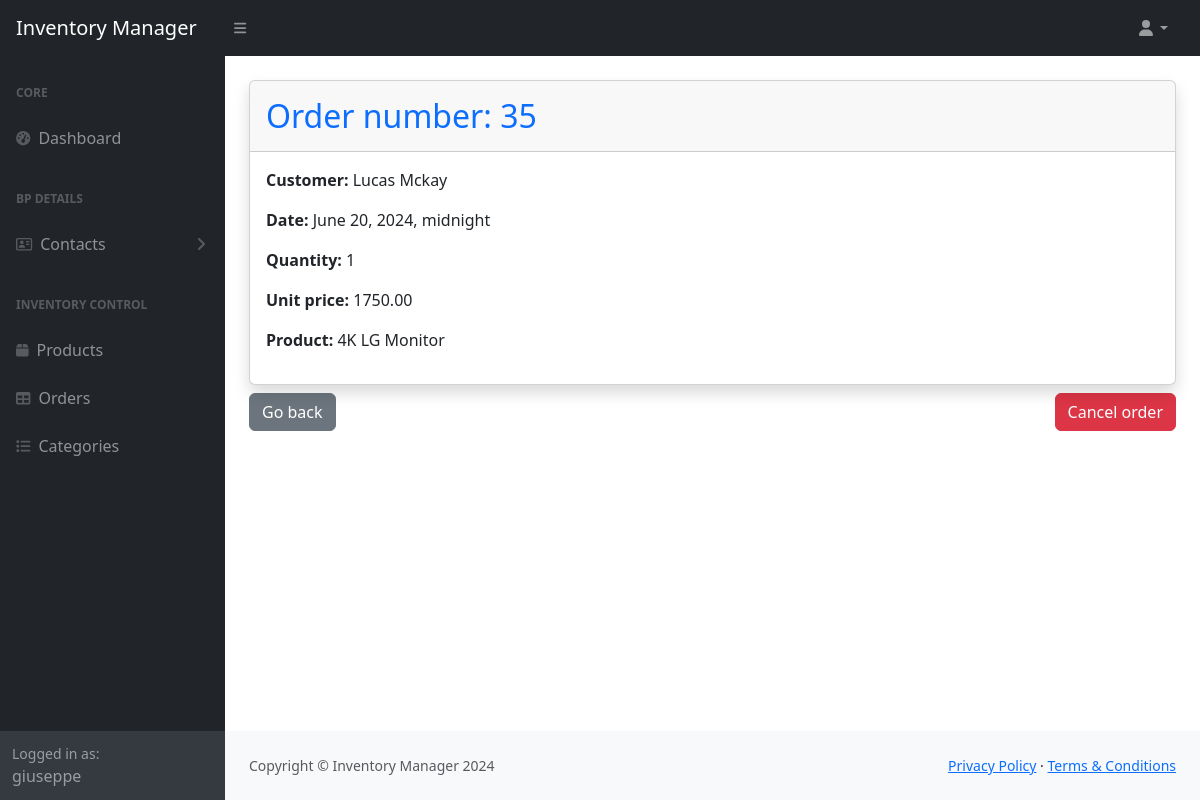
Page /order/35/ (signed in) on the committed database.
### inventorymanager/models.py (models this page shows, shortened)
class Order(models.Model):
    order_date = models.DateTimeField(default=timezone.now)
    customer = models.ForeignKey(Customer, on_delete=models.CASCADE, related_name="orders")

class Customer(models.Model):
    first_name = models.CharField(max_length=75, null = False)
    last_name = models.CharField(max_length=75, null = False)
    email = models.CharField(max_length=75)
    phone = models.CharField(max_length=15)
    def __str__(self):
        return f'{self.first_name} {self.last_name}'

class OrderItem(models.Model):
    product = models.ForeignKey(Product, on_delete=models.CASCADE, related_name="product_items")
    order = models.ForeignKey(Order, on_delete=models.CASCADE, related_name="order_items")
    quantity = models.PositiveIntegerField()
    unit_price = models.DecimalField(max_digits=10, decimal_places=2)

class Product(models.Model):
    name = models.CharField(max_length=140, null = False)
    description = models.CharField(max_length=75)
    unit_cost = models.FloatField(null = False)
    quantity_in_stock = models.IntegerField(null=False)
    category = models.ForeignKey(Category, on_delete=models.CASCADE, related_name="products")
    supplier = models.ForeignKey(Supplier, on_delete=models.CASCADE, related_name="products")
    def __str__(self):
        return f'{self.name}'

### inventorymanager/views.py (the view)
# urls.py: path('order/<int:id>/', views.order_detail, name='order_detail'),
@login_required
def order_detail(request, id):
    order = get_object_or_404(Order, id=id)
    orderItem = OrderItem.objects.filter(order=order)
    order_form = OrderForm(instance=order)
    OrderItemFormSet = inlineformset_factory(Order, OrderItem, form=OrderItemForm, extra=0, can_delete=False)
    formset = OrderItemFormSet(instance=order)
    return render(request, 'inventorymanager/order_detail.html', {
        'order': order,
        'orderItem': orderItem,
        'order_form': order_form,
        'formset': formset,
        })

### inventorymanager/templates/inventorymanager/order_detail.html (shortened to what this page needs)
{% extends "inventorymanager/layout.html" %}
{% load crispy_forms_tags %}
{% block body %}
<div class="card shadow mt-4">
    <div class="card-header py-3">
        <h2 class="m-0 font-weight-bold text-primary">Order number: {{ order.id }}</h2>
    </div>
    <div class="card-body">
            <p id="order_customer_name_p{{ order.id }}"><strong>Customer: </strong>{{ order.customer }}</p>
            <p ><strong>Date: </strong>{{ order.order_date }}</p>
            {% for item in orderItem %}
            <p id="order_quantity_p{{ item.id }}"><strong>Quantity:</strong> {{ item.quantity }}</p>
            <p id="order_unit_price_p{{ item.id }}"><strong>Unit price: </strong> {{ item.unit_price }}</p>
            <p id="order_product_p{{ item.id }}"><strong>Product:</strong> {{ item.product }}</p>
            {% endfor %}
    </div>
</div>
<div class="d-flex">
    <div class="mt-2 flex-grow-1">
        <a type="button" class="btn btn-secondary" href="{% url 'orders' %}">Go back</a>
    </div>
    <div class="mt-2">
        <button type="button" class="btn btn-danger" data-bs-toggle="modal" data-bs-target="#deleteOrderModal">Cancel order</button>
    </div>
</div>
{% endblock body %}

### inventorymanager/templates/inventorymanager/layout.html (shortened to what this page needs)
{% load static %}
<!DOCTYPE html>
<html lang="en">
    <head>
        <link rel="stylesheet" href="https://cdn.jsdelivr.net/npm/bootstrap@5.2.3/dist/css/bootstrap.min.css">
        <link href="{% static 'inventorymanager/css/styles.css' %}" rel="stylesheet" />
        <link rel="stylesheet" href="https://cdn.datatables.net/1.13.4/css/dataTables.bootstrap5.min.css">
        <link href="https://cdn.jsdelivr.net/npm/bootstrap@5.3.0/dist/css/bootstrap.min.css" rel="stylesheet">
        <link href="https://cdn.datatables.net/v/bs5/jszip-3.10.1/dt-2.1.6/b-3.1.2/b-html5-3.1.2/b-print-3.1.2/datatables.min.css" rel="stylesheet">
    </head>
    <body class="sb-nav-fixed">
        <nav class="sb-topnav navbar navbar-expand navbar-dark bg-dark">
            <a class="navbar-brand ps-3" href="{% url 'index' %}">Inventory Manager</a>
            <button class="btn btn-link btn-sm order-1 order-lg-0 me-4 me-lg-0" id="sidebarToggle" href="#!"><i class="fas fa-bars"></i></button>
            <ul class="navbar-nav ms-auto ms-md-0 me-3 me-lg-4">
                <li class="nav-item dropdown">
                    <a class="nav-link dropdown-toggle" id="navbarDropdown" href="#" role="button" data-bs-toggle="dropdown" aria-expanded="false"><i class="fas fa-user fa-fw"></i></a>
                </li>
            </ul>
        </nav>
        <div id="layoutSidenav">
            <div id="layoutSidenav_nav">
                <nav class="sb-sidenav accordion sb-sidenav-dark" id="sidenavAccordion">
                    <div class="sb-sidenav-menu">
                        <div class="nav">
                            <div class="sb-sidenav-menu-heading">Core</div>
                            <a class="nav-link" href="{% url 'index' %}">
                                <div class="sb-nav-link-icon"><i class="fas fa-tachometer-alt"></i></div>
                                Dashboard
                            </a>
                            <div class="sb-sidenav-menu-heading">BP DETAILS</div>
                            <a class="nav-link collapsed" href="#" data-bs-toggle="collapse" data-bs-target="#collapseLayouts" aria-expanded="false" aria-controls="collapseLayouts">
                                <div class="sb-nav-link-icon"><i class="fa-regular fa-address-card"></i></div>
                                Contacts
                                <div class="sb-sidenav-collapse-arrow"><i class="fas fa-angle-down"></i></div>
                            </a>
                            <div class="sb-sidenav-menu-heading">Inventory Control</div>
                            <a class="nav-link" href="{% url 'products' %}">
                                <div class="sb-nav-link-icon"><i class="fa-solid fa-box"></i></div>
                                Products
                            </a>
                            <a class="nav-link" href="{% url 'orders' %}">
                                <div class="sb-nav-link-icon"><i class="fas fa-table"></i></div>
                                Orders
                            </a>
                            <a class="nav-link" href="{% url 'categories' %}">
                                <div class="sb-nav-link-icon"><i class="fa-solid fa-list"></i></div>
                                Categories
                            </a>
                        </div>
                    </div>
                    <div class="sb-sidenav-footer">
                        <div class="small">Logged in as:</div>
                        {{user}}
                    </div>
                </nav>
            </div>
            <div id="layoutSidenav_content">
                <main>
                    <div class="container-fluid px-4">
                        <div class="body">
                            {% block body %}
                            {% endblock %}
                        </div>
                    </div>
                </main>
                <footer class="py-4 bg-light mt-auto">
                    <div class="container-fluid px-4">
                        <div class="d-flex align-items-center justify-content-between small">
                            <div class="text-muted">Copyright &copy; Inventory Manager 2024</div>
                            <div>
                                <a href="#">Privacy Policy</a>
                                &middot;
                                <a href="#">Terms &amp; Conditions</a>
                            </div>
                        </div>
                    </div>
                </footer>
            </div>
        </div>
    </body>
</html>

### rows in the picture
Order: id "35", customer "Lucas Mckay", order_date "June 20, 2024, midnight"
OrderItem: quantity "1", unit_price "1750.00", product "4K LG Monitor"

### other values in the picture
{{ user }} "giuseppe"
